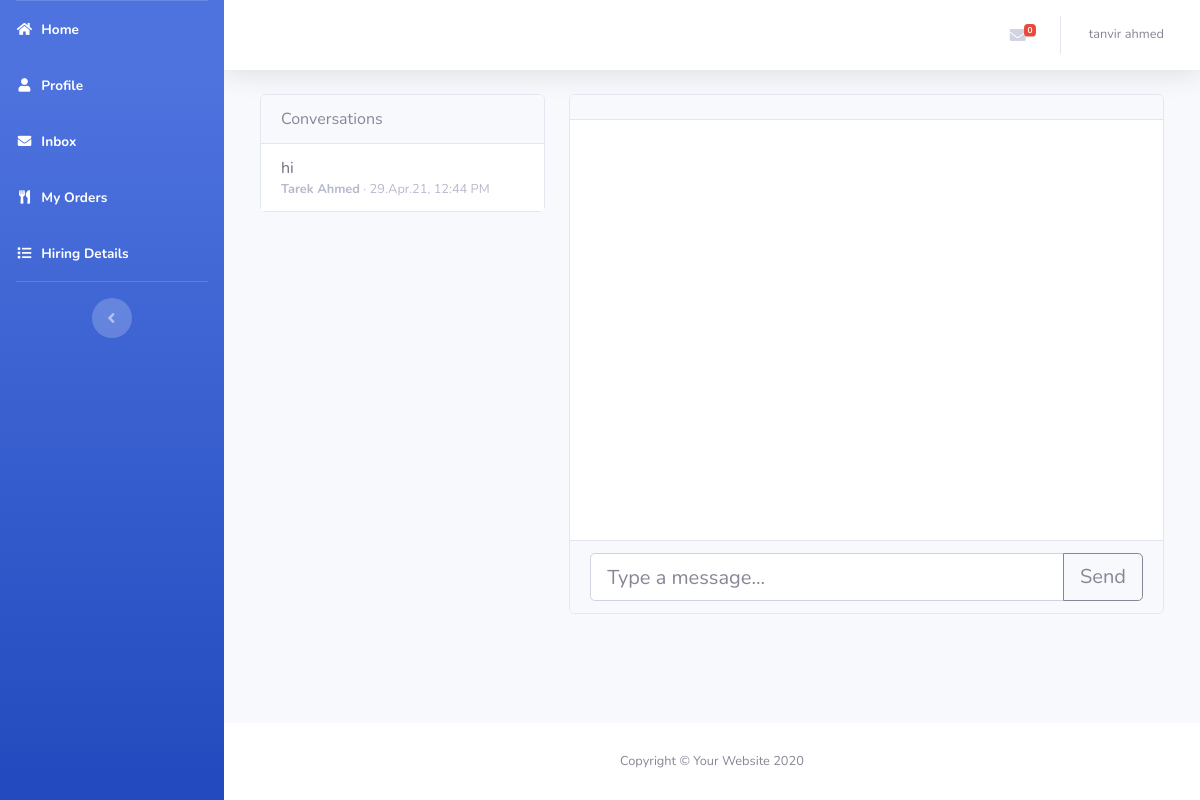
Page /user/messages.php (signed in) on the committed database.
### tables this page shows
CREATE TABLE `users` (
  `user_id` int(11) NOT NULL,
  `user_name` varchar(255) NOT NULL,
  `user_email` varchar(255) NOT NULL,
  `user_address` varchar(255) NOT NULL,
  `user_phone` varchar(255) NOT NULL,
  `pw` varchar(255) NOT NULL,
  `code` varchar(255) NOT NULL,
  `status` int(11) NOT NULL DEFAULT 0,
  `role` int(11) NOT NULL DEFAULT 3
);

CREATE TABLE `conversations` (
  `id` int(11) NOT NULL,
  `user_id` int(11) NOT NULL,
  `chef_id` int(11) NOT NULL,
  `last_text` varchar(255) NOT NULL,
  `time_stamp` varchar(100) NOT NULL,
  `status_u` int(11) NOT NULL DEFAULT 1,
  `status_c` int(11) NOT NULL DEFAULT 1
);

CREATE TABLE `chefs` (
  `chef_id` int(11) NOT NULL,
  `chef_name` varchar(255) NOT NULL,
  `chef_email` varchar(255) NOT NULL,
  `chef_address` varchar(255) NOT NULL,
  `chef_phone` varchar(255) NOT NULL,
  `bkash` varchar(255) NOT NULL,
  `pw` varchar(255) NOT NULL,
  `nid` varchar(255) NOT NULL,
  `code` varchar(255) NOT NULL,
  `status` int(11) NOT NULL DEFAULT 0,
  `role` int(11) NOT NULL DEFAULT 2
);

### user/messages.php (the view, shortened to what this page needs)
<?php include_once 'header.php'; ?>
        <div class="container-fluid">
                  <div class="row m-0">
                    <div class="col-4">
                      <div class="card">
                        <div class="card-header">
                          Conversations
                        </div>
                        <div class="card-body card-body-inbox overflow-auto">
                          <div class="list-group list-group-flush">
                            <?php
                              $conn = connect();
                              $sql = "SELECT * FROM conversations WHERE user_id = '$id' ORDER BY id DESC";
                              $result = $conn->query($sql);
                              if ($result->num_rows < 1) { ?>
                                <p class="text-center mt-3">No conversation found</p>
                        <?php }
                              elseif ($result->num_rows > 0) {
                                foreach ($result as $row) { ?>
                                  <a href="set_receiver.php?receiver_id=<?=$row['chef_id']?>" class="list-group-item list-group-item-action d-flex align-items-center">
                                    <div class="text-truncate">
                                      <span class=""><?=$row['last_text']?></span>
                                      <?php
                                        $temp_receiver = $row['chef_id'];
                                        $sql2 = "SELECT * FROM chefs WHERE chef_id = '$temp_receiver'";
                                        $result2 = $conn->query($sql2);
                                        while($row2 = $result2->fetch_assoc()) { ?>
                                      <div class="small text-gray-500"><b><?=$row2['chef_name']?></b> · <?=$row['time_stamp']?></div>
                                    <?php } ?>
                                    </div>
                                  </a>
                        <?php   }
                              }
                            ?>
                          </div>
                        </div>
                      </div>
                    </div>
                    <div class="col">
                      <div class="card card-conversation">
                        <div class="card-header">
                        </div>
                        <div class="card-body overflow-auto" id="chat-history">
                        </div>
                        <div class="card-footer">
                          <form id="send-message">
                            <div class="input-group input-group-lg">
                              <input type="text" class="form-control" id="text-send" aria-label="Sizing example input" aria-describedby="inputGroup-sizing-lg" placeholder="Type a message...">
                                <div class="input-group-append">
                                <button class="btn btn-outline-secondary btn-send" onclick="return false;">Send</i></button>
                              </div>
                            </div>
                          </form>
                        </div>
                      </div>
                    </div>
                  </div>
        </div>
      </div>
<?php include_once 'footer.php'; ?>

### user/header.php (shortened to what this page needs)
<?php
  $id = $_SESSION['id'];
?>
<!DOCTYPE html>
<html lang="en">
<head>
  <link href="../panel/vendor/fontawesome-free/css/all.min.css" rel="stylesheet" type="text/css">
  <link href="../panel/css/sb-admin-2.min.css" rel="stylesheet">
  <link href="../panel/vendor/datatables/dataTables.bootstrap4.min.css" rel="stylesheet">
  <link href="../panel/css/style.css" rel="stylesheet">
</head>
<body id="page-top">
  <div id="wrapper">
    <ul class="navbar-nav bg-gradient-primary sidebar sidebar-dark accordion" id="accordionSidebar">
      <li class="nav-item active">
        <a class="nav-link" href="../index.php">
          <i class="fas fa-fw fa-home"></i>
          <span>Home</span></a>
      </li>
      <li class="nav-item active">
        <a class="nav-link" href="user-profile.php">
          <i class="fas fa-fw fa-user"></i>
          <span>Profile</span></a>
      </li>
      <li class="nav-item active">
        <a class="nav-link" href="messages.php">
          <i class="fas fa-fw fa-envelope"></i>
          <span>Inbox</span></a>
      </li>
      <li class="nav-item active">
        <a class="nav-link" href="user-order.php">
          <i class="fas fa-fw fa-utensils"></i>
          <span>My Orders</span></a>
      </li>
      <li class="nav-item active">
        <a class="nav-link" href="user-hire.php">
          <i class="fas fa-fw fa-list"></i>
          <span>Hiring Details</span></a>
      </li>
      <hr class="sidebar-divider d-none d-md-block">
      <div class="text-center d-none d-md-inline">
        <button class="rounded-circle border-0" id="sidebarToggle"></button>
      </div>
    </ul>
    <div id="content-wrapper" class="d-flex flex-column">
      <div id="content">
        <nav class="navbar navbar-expand navbar-light bg-white topbar mb-4 static-top shadow">
          <ul class="navbar-nav ml-auto">
            <?php
              $conn = connect();
              $sql = "SELECT * FROM conversations WHERE user_id = '$id' AND status_u = '1'";
              $result = $conn->query($sql);
              $newNoti = mysqli_num_rows($result);
            ?>
            <li class="nav-item dropdown no-arrow mx-1">
              <a class="nav-link dropdown-toggle" href="#" id="alertsDropdown" role="button" data-toggle="dropdown" aria-haspopup="true" aria-expanded="false">
                <i class="fas fa-envelope fa-fw"></i>
                <span class="badge badge-danger badge-counter"><?=$newNoti?></span>
              </a>
            </li>
            <li class="nav-item dropdown no-arrow">
              <a class="nav-link dropdown-toggle" href="#" id="userDropdown" role="button" data-toggle="dropdown" aria-haspopup="true" aria-expanded="false">
                <?php
                  $sql = "SELECT * FROM users WHERE user_id = '$id'";
                  $result = $conn->query($sql);
                  while($row = $result->fetch_assoc()) { ?>
                    <span class="mr-2 d-none d-lg-inline text-gray-600 small"><?=$row['user_name']?></span>
                <?php }
                ?>
              </a>
            </li>
          </ul>
        </nav>

### panel/css/style.css (style rules this page uses)
.card-body-inbox { padding: 0; max-height: 468px; }
.card-conversation { min-height: 520px; max-height: 520px; }

### rows in the picture
users: user_name "tanvir ahmed"
conversations: last_text "hi", time_stamp "29.Apr.21, 12:44 PM"
chefs: chef_name "Tarek Ahmed"

### other values in the picture
$newNoti "0"
